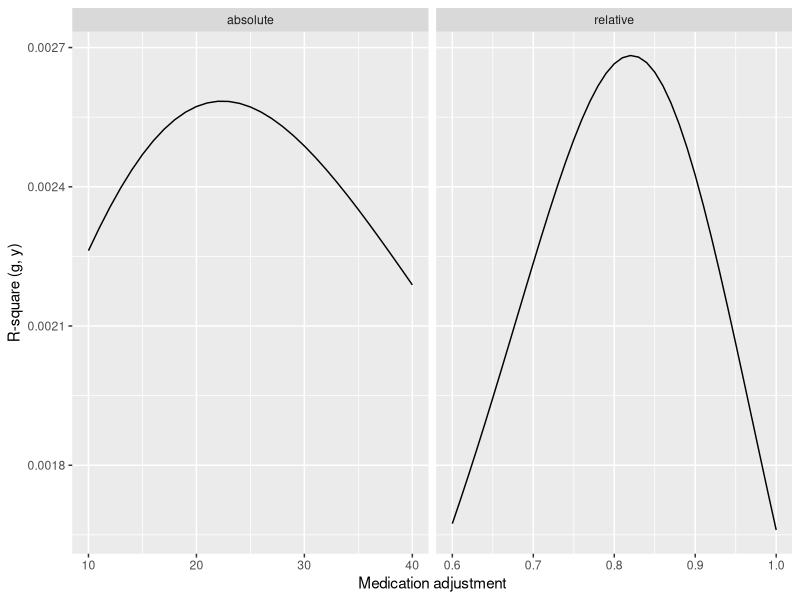
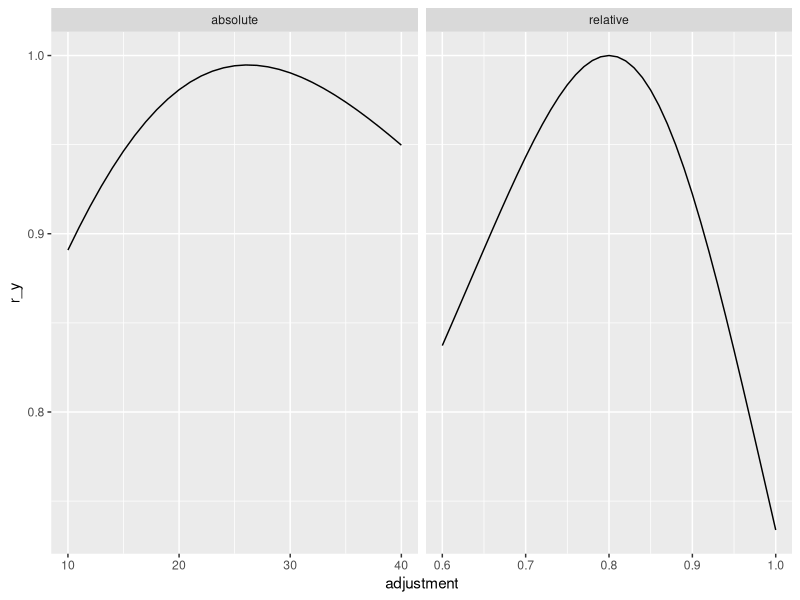
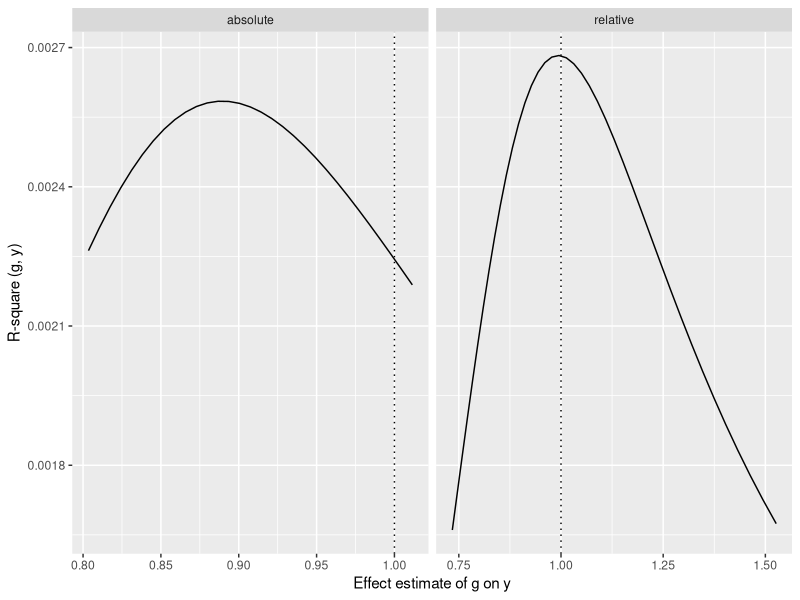
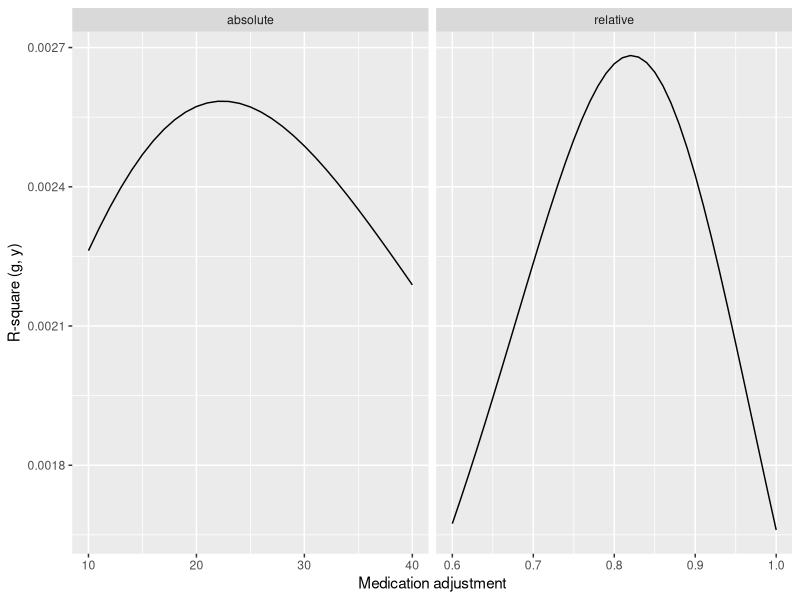
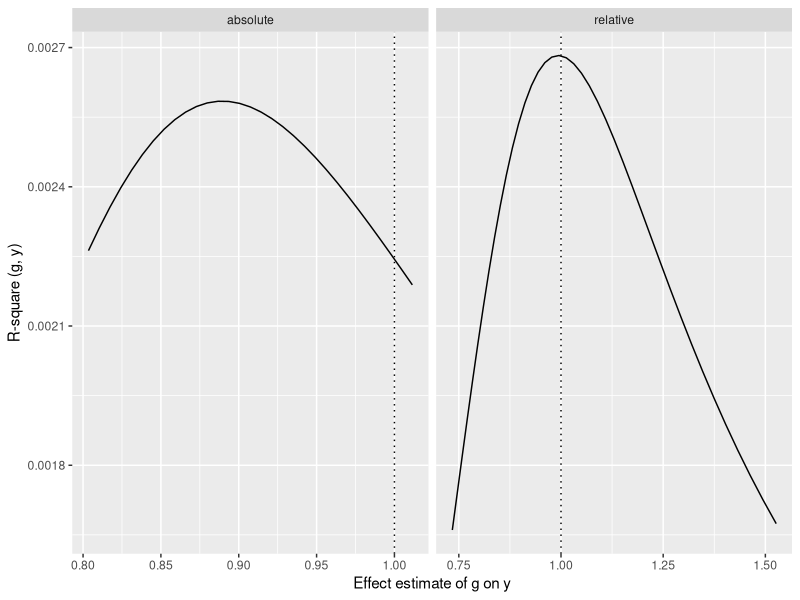

Write the R code that produced these figures, in order. (Note: a time limit stopped this script after it produced the figures.)
library(dplyr)
library(purrr)
library(ggplot2)
library(here)
library(tidyr)

#' Simulation model
#' @param n sample size
#' @param mean_ldl
#' @param sd_ldl
#' @param b_gy
#' @param b_omed
#' @param med_effect
#' @param abs_adjustment
#' @param rel_adjustment
#' @param sim
#' 
#' @return table of results for estimates on ldl genotype and other genotype under different models
sim <- function(n, mean_ldl=130, sd_ldl=20, b_gy=1, b_omed=1, med_effect=0.8, sim=1) {

    args <- c(as.list(environment())) %>% as_tibble()
    g <- rnorm(n)
    g_other <- rnorm(n)

    y <- mean_ldl + g * b_gy + rnorm(n, sd=sqrt(sd_ldl^2-b_gy^2))
    med <- rbinom(n, 1, plogis(scale(y) + g_other * b_omed))
    y_obs <- y
    y_obs[as.logical(med)] <- y_obs[as.logical(med)] * med_effect

    args$b_obs <- lm(y_obs ~ g)$coef[2]
    args$b_cov <- lm(y_obs ~ g + med)$coef[2]
    args$r2_unadj <- cor(y_obs, g)^2

    # range of adjustments
    o1 <- tibble(adjustment=seq(0.6, 1, by=0.01), method="relative", r2=NA, bhat=NA, r_y=NA)
    for(i in 1:nrow(o1)) {
        y_adj_rel <- y_obs
        y_adj_rel[as.logical(med)] <- y_obs[as.logical(med)] / o1$adjustment[i]

        o1$r2[i] <- cor(y_adj_rel, g)^2
        o1$r_y[i] <- cor(y_adj_rel, y)
        o1$bhat[i] <- lm(y_adj_rel ~ g)$coef[2]
    }

    o2 <- tibble(adjustment=seq(10, 40, by=1), method="absolute", r2=NA, bhat=NA, r_y=NA)
    for(i in 1:nrow(o2)) {
        y_adj_abs <- y_obs
        y_adj_abs[as.logical(med)] <- y_obs[as.logical(med)] + o2$adjustment[i]

        o2$r2[i] <- cor(y_adj_abs, g)^2
        o2$r_y[i] <- cor(y_adj_abs, y)
        o2$bhat[i] <- lm(y_adj_abs ~ g)$coef[2]
    }

    o <- bind_cols(bind_rows(o1, o2), args)
    return(o)
}


summarise_sim <- function(o) {
    group_by(o, method) %>%
    arrange(desc(r2)) %>%
    slice_head(n=1)
}


set.seed(12345)
o <- sim(100000, med_effect=0.8)

ggplot(o, aes(x=adjustment, y=r2)) +
geom_line() +
facet_grid(. ~ method, scale="free_x") +
labs(x="Medication adjustment", y="R-square (g, y)")
ggsave(here("images/adjustment_detection_illustration1.pdf"))

ggplot(o, aes(x=adjustment, y=r_y)) +
geom_line() +
facet_grid(. ~ method, scale="free_x")

ggplot(o, aes(y=r2, x=bhat)) +
geom_line() +
facet_grid(. ~ method, scale="free_x") +
geom_vline(xintercept=1, linetype="dotted") +
labs(x="Effect estimate of g on y", y="R-square (g, y)")
ggsave(here("images/adjustment_detection_illustration2.pdf"))


params <- expand.grid(
    n=100000, med_effect=c(0.8),
    sim=1:100
)

fn <- function(...)
{
    sim(...) %>% summarise_sim()
}

res <- pmap(params, fn, .progress=TRUE) %>% bind_rows()
saveRDS(res, file=here("results/adjustment_detection.rds"))

# What fraction of simulations return the correct model?
group_by(res, sim) %>%
arrange(desc(r2)) %>%
slice_head(n=1) %>%
ungroup() %>%
summarise(prel=sum(method=="relative")/n())


res %>% select(-adjustment, -bhat, -r_y, -b_obs) %>% tidyr::pivot_wider(names_from=method, values_from=r2) %>%
ggplot(aes(absolute, relative)) +
geom_point(aes(colour=relative>absolute)) +
geom_abline() +
labs(x="R-square absolute adjustment", y="R-square relative adjustment", colour="Correct model")
ggsave(here("images/adjustment_detection_rsq.pdf"))

group_by(res, sim) %>%
arrange(desc(r2)) %>%
slice_head(n=1) %>%
ungroup() %>% 
mutate(bhat=(1-bhat)^2, b_obs=(1-b_obs)^2) %>%
ggplot(aes(x=bhat, y=b_obs)) +
geom_point(aes(colour=method=="relative")) +
geom_abline() +
labs(x="MSE adjusted", y="MSE unadjusted", colour="Correct model") +
xlim(0,0.25) + ylim(0, 0.25)
ggsave(here("images/adjustment_detection_mse.pdf"))
